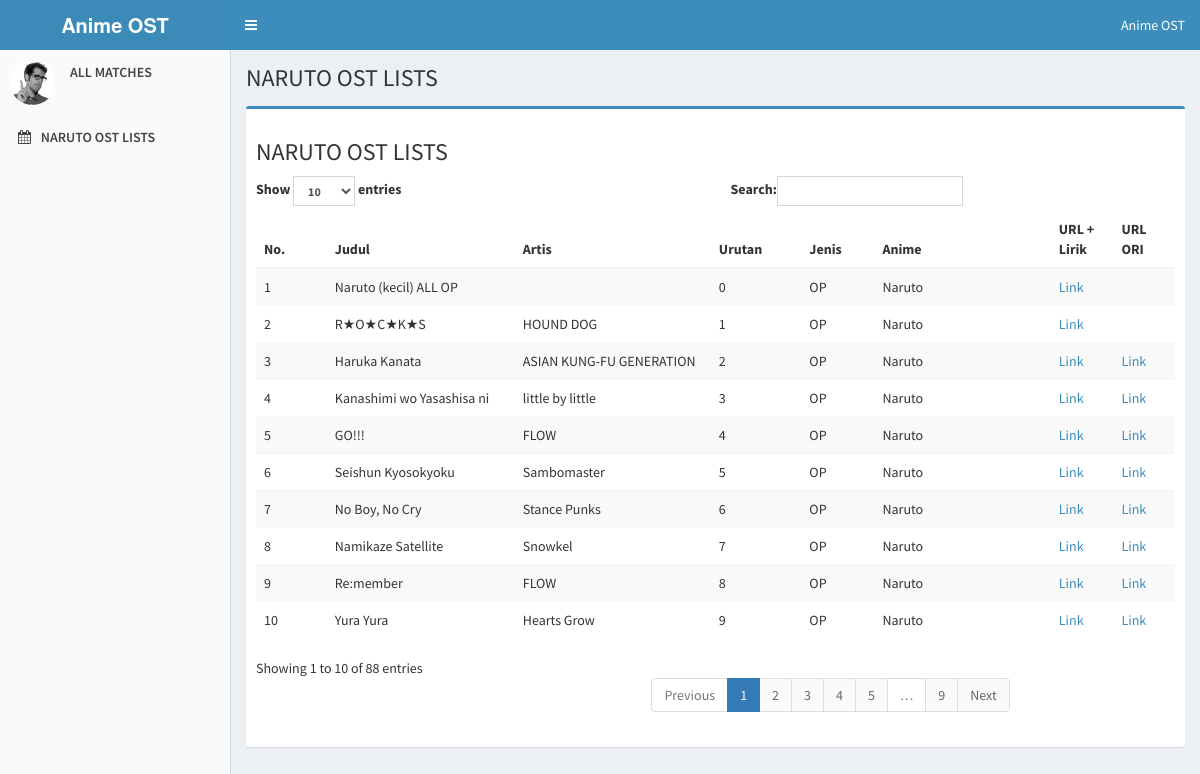
Screenshot of /index.php/welcome with the database file from the repository.
### tables this page shows
CREATE TABLE IF NOT EXISTS `ost_list` (
  `id` int NOT NULL AUTO_INCREMENT,
  `judul` varchar(200) DEFAULT NULL,
  `artis` varchar(200) DEFAULT NULL,
  `urutan` int NOT NULL DEFAULT '0',
  `jenis` varchar(200) DEFAULT NULL,
  `anime` varchar(200) DEFAULT NULL,
  `url` mediumtext,
  `url2` mediumtext NOT NULL,
  `created_at` datetime NOT NULL DEFAULT CURRENT_TIMESTAMP,
  `updated_at` datetime NOT NULL DEFAULT CURRENT_TIMESTAMP ON UPDATE CURRENT_TIMESTAMP,
  PRIMARY KEY (`id`),
  UNIQUE KEY `judul_artis` (`judul`,`artis`)
);

### application/controllers/Welcome.php (called while the page is built, shortened)
<?php
class Welcome extends CI_Controller {
	public function index()
	{
		$this->load->model('M_pildun');
		$data['allm'] = $this->M_pildun->all_ost()->result();
		$this->load->view('crud/all_ost',$data);
	}
}

### index.php (called while the page is built, shortened)
<?php
require_once BASEPATH.'core/CodeIgniter.php';

### application/models/M_pildun.php (called while the page is built, shortened)
<?php
	class M_pildun extends CI_Model{
		public function all_ost(){
			$res = $this->db->query("SELECT * FROM ost_list ORDER BY anime ASC, jenis DESC, urutan ASC, judul ASC, artis ASC");
			return $res;
		}
	}

### application/views/crud/all_ost.php (the view, shortened to what this page needs)
<!DOCTYPE html>
<html>
<head>
	<link rel="stylesheet" href="<?=base_url();?>template/bootstrap/css/bootstrap.min.css">
	<link rel="stylesheet" href="<?=base_url();?>template/bootstrap/css/font-awesome.css">
	<link rel="stylesheet" href="https://cdnjs.cloudflare.com/ajax/libs/ionicons/2.0.1/css/ionicons.min.css">
	<link rel="stylesheet" href="<?=base_url();?>template/dist/css/AdminLTE.min.css">
	<link rel="stylesheet" href="<?=base_url();?>template/dist/css/skins/_all-skins.min.css">
</head>
<body class="hold-transition skin-blue-light sidebar-mini">
	<header class="main-header">
		<a href="<?php echo base_url(); ?>" class="logo">
			<span class="logo-lg"><b>Anime OST</b></span>
		</a>
		<nav class="navbar navbar-static-top">
			<a href="#" class="sidebar-toggle" data-toggle="offcanvas" role="button">
			</a>
			<div class="navbar-custom-menu">
				<ul class="nav navbar-nav">
					<li>
						<a href="#">Anime OST</a>
					</li>
				</ul>
			</div>
		</nav>
	</header>
	<aside class="main-sidebar">
		<section class="sidebar">
			<div class="user-panel">
				<div class="pull-left image">
					<img src="<?=base_url();?>template/dist/img/user2-160x160.jpg" class="img-circle" alt="User Image">
				</div>
				<div class="pull-left info">
					<p>ALL MATCHES</p>
				</div>
			</div>
			<ul class="sidebar-menu">
				<li>
					<a href="<?php echo base_url('welcome/index'); ?>">
						<i class="fa fa-calendar"></i> <span>NARUTO OST LISTS</span>
					</a>
				</li>
			</ul>
		</section>
	</aside>
	<div class="content-wrapper">
		<section class="content-header">
			<h1>
				NARUTO OST LISTS
			</h1>
		</section>
		<section class="content">
			<div class="box box-primary">
				<div class="box-body" style="overflow-x:scroll;">
					<div class="row">
						<div class="col-md-12">
							<h3>NARUTO OST LISTS</h3>
							<table class="table table-striped" id="dtTable">
								<thead>
									<tr>
										<th>No.</th>
										<th>Judul</th>
										<th>Artis</th>
										<th>Urutan</th>
										<th>Jenis</th>
										<th>Anime</th>
										<th>URL + Lirik</th>
										<th>URL ORI</th>
									</tr>
								</thead>
								<tbody>
									<?php foreach ($allm as $k => $v) { ?>
									<tr>
										<td width="50px"><?php echo $k+1; ?></td>
										<td width="110px"><?php echo $v->judul; ?></td>
										<td width="110px"><?php echo $v->artis; ?></td>
										<td width="5px"><?php echo $v->urutan; ?></td>
										<td width="15px"><?php echo $v->jenis; ?></td>
										<td width="110px"><?php echo $v->anime; ?></td>
										<td width="20px">
									    <?php
									        if(!empty($v->url)){
									            echo '<a href="'.$v->url.'">Link</a>';
									        }
									    ?>
										</td>
										<td width="20px">
									    <?php
									        if(!empty($v->url2)){
									            echo '<a href="'.$v->url2.'">Link</a>';
									        }
									    ?>
										</td>
									</tr>
									<?php } ?>
								</tbody>
							</table>
						</div>
					</div>
				</div>
			</div>
		</section>
	</div>
</body>
</html>

### rows the page displays
ost_list: judul "Naruto (kecil) ALL OP", urutan "0", jenis "OP", anime "Naruto"
ost_list: judul "R★O★C★K★S", artis "HOUND DOG", urutan "1", jenis "OP", anime "Naruto"
ost_list: judul "Haruka Kanata", artis "ASIAN KUNG-FU GENERATION", urutan "2", jenis "OP", anime "Naruto"
ost_list: judul "Kanashimi wo Yasashisa ni", artis "little by little", urutan "3", jenis "OP", anime "Naruto"
ost_list: judul "GO!!!", artis "FLOW", urutan "4", jenis "OP", anime "Naruto"
ost_list: judul "Seishun Kyosokyoku", artis "Sambomaster", urutan "5", jenis "OP", anime "Naruto"
ost_list: judul "No Boy, No Cry", artis "Stance Punks", urutan "6", jenis "OP", anime "Naruto"
ost_list: judul "Namikaze Satellite", artis "Snowkel", urutan "7", jenis "OP", anime "Naruto"
ost_list: judul "Re:member", artis "FLOW", urutan "8", jenis "OP", anime "Naruto"
ost_list: judul "Yura Yura", artis "Hearts Grow", urutan "9", jenis "OP", anime "Naruto"
